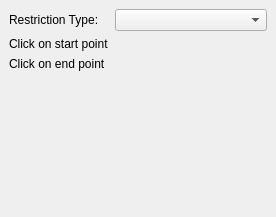
<?xml version="1.0" encoding="UTF-8"?>
<ui version="4.0">
 <class>ProposalPanelDockWidgetBase</class>
 <widget class="QDockWidget" name="ProposalPanelDockWidgetBase">
  <property name="windowModality">
   <enum>Qt::NonModal</enum>
  </property>
  <property name="geometry">
   <rect>
    <x>0</x>
    <y>0</y>
    <width>276</width>
    <height>217</height>
   </rect>
  </property>
  <property name="windowTitle">
   <string>Moving Traffic Restrictions</string>
  </property>
  <widget class="QWidget" name="dockWidgetContents">
   <layout class="QFormLayout" name="formLayout">
    <item row="0" column="0">
     <widget class="QLabel" name="label">
      <property name="text">
       <string>Restriction Type:</string>
      </property>
     </widget>
    </item>
    <item row="0" column="1">
     <widget class="QComboBox" name="cb_MTR_Types_List">
      <property name="insertPolicy">
       <enum>QComboBox::InsertAlphabetically</enum>
      </property>
     </widget>
    </item>
    <item row="1" column="0">
     <widget class="QLabel" name="label_2">
      <property name="text">
       <string>Click on start point</string>
      </property>
     </widget>
    </item>
    <item row="2" column="0">
     <widget class="QLabel" name="label_3">
      <property name="text">
       <string>Click on end point</string>
      </property>
     </widget>
    </item>
   </layout>
  </widget>
 </widget>
 <resources/>
 <connections/>
</ui>
